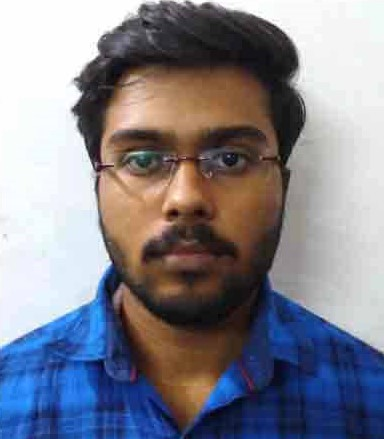
#> input picture photo.jpg, 384 x 439 px
$ python cv1cartoonimage.py
#> lines starting #> are read from the running program, lines starting #| are printed output that depends on the picture; after the words box and inside, x2 and y2 are one past the last pixel; in counts of white or black regions, pixels touching at a corner belong together
import cv2 as bandw
img=bandw.imread("photo.jpg")
#> img is the input picture: shape (439, 384, 3); mean B, G, R 141.2, 130.5, 131
gray=bandw.cvtColor(img, bandw.COLOR_BGR2GRAY)
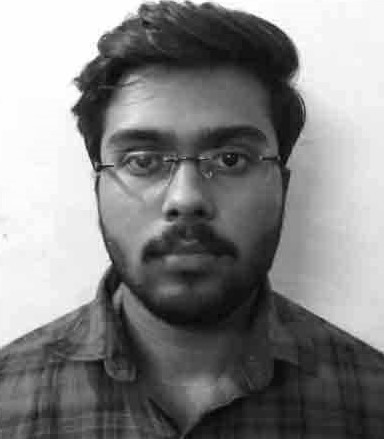
#> gray: shape (439, 384); min 3, max 255, mean 131.9
gray=bandw.medianBlur(gray, 5)
edges=bandw.adaptiveThreshold(gray, 255, bandw.ADAPTIVE_THRESH_MEAN_C, bandw.THRESH_BINARY, 9, 9)
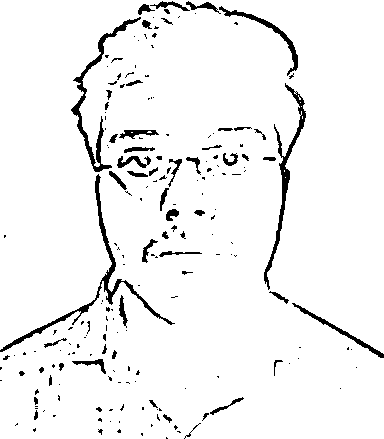
#> edges: shape (439, 384); 95% white; 197 black regions (138 under 20 px), largest, box (x1, y1, x2, y2) and area: (0, 174, 175, 352) 1349, (71, 17, 141, 172) 1096, (264, 83, 306, 290) 1039
color=bandw.bilateralFilter(img, 9, 250, 250)
cartoon=bandw.bitwise_and(color, color, mask=edges)
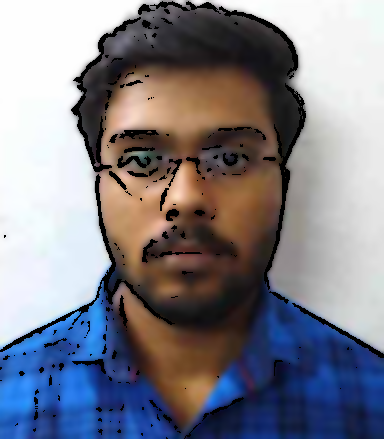
#> cartoon: shape (439, 384, 3); mean B, G, R 136.8, 126.7, 127.2
bandw.imshow("Image", img)
bandw.imshow("edges", edges)
bandw.imshow("cartoon", cartoon)
bandw.waitKey(0)
bandw.destroyAllWindows()
